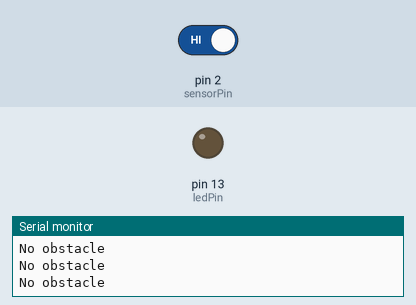
This sketch was run on a simulated Arduino Uno, built with avr-gcc and run on an emulated ATmega328P. Parts: output pins drawn as LEDs (lit = HIGH), the last lines printed to the serial monitor. The test bench sets the inputs (shaded band); at power-on: pin 2 (sensorPin) HIGH.

Above: at 1.2 s.
1.3 s: pin 2 (sensorPin) driven LOW
At 1.7 s:
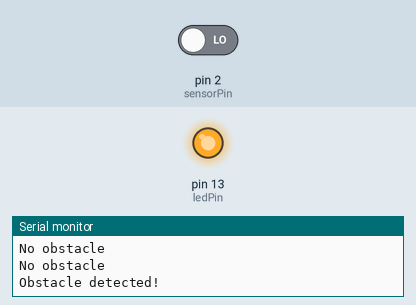
2.8 s: pin 2 (sensorPin) driven HIGH
At 4.1 s:
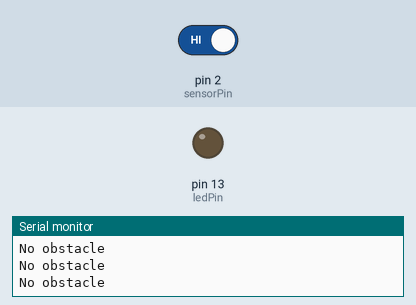
Timing chart, 0 to 5.8 s (numbered marks = the images above; inputs shaded):
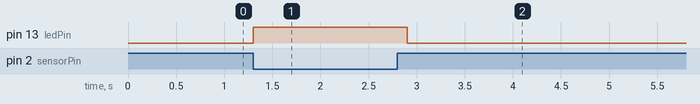

The sketch:

ky-032_testing.ino
```cpp
const int sensorPin = 2;  // Connect the sensor's OUT pin to Arduino's digital pin 2
const int ledPin = 13;    // We'll use the built-in LED for visual feedback

void setup() {
  pinMode(sensorPin, INPUT);
  pinMode(ledPin, OUTPUT);
  Serial.begin(9600);
  Serial.println("IR Obstacle Avoidance Sensor Test");
}

void loop() {
  int sensorState = digitalRead(sensorPin);

  if (sensorState == LOW) {
    // Obstacle detected
    digitalWrite(ledPin, HIGH);
    Serial.println("Obstacle detected!");
    delay(300);
  } else {
    // No obstacle
    digitalWrite(ledPin, LOW);
    Serial.println("No obstacle");
  }

  delay(100);  // Short delay to avoid flooding the serial monitor
}
```

Measured:
- after the input at 1.3 s, pin 13 (ledPin): LOW → HIGH at once
- after the input at 2.8 s, pin 13 (ledPin): HIGH → LOW after 0.10 s
